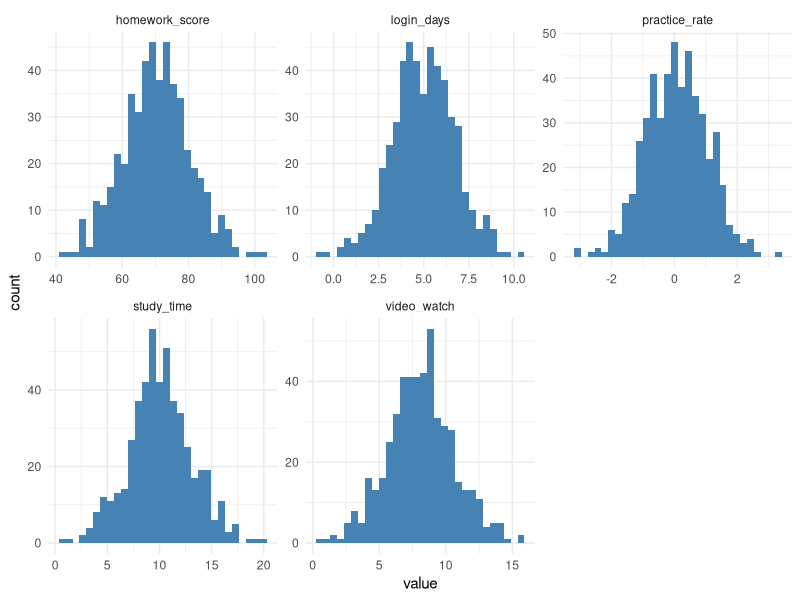
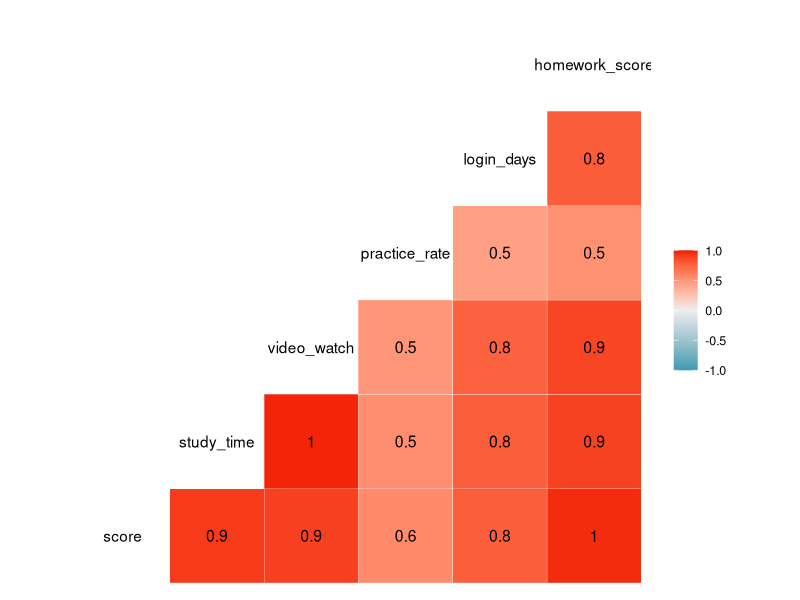
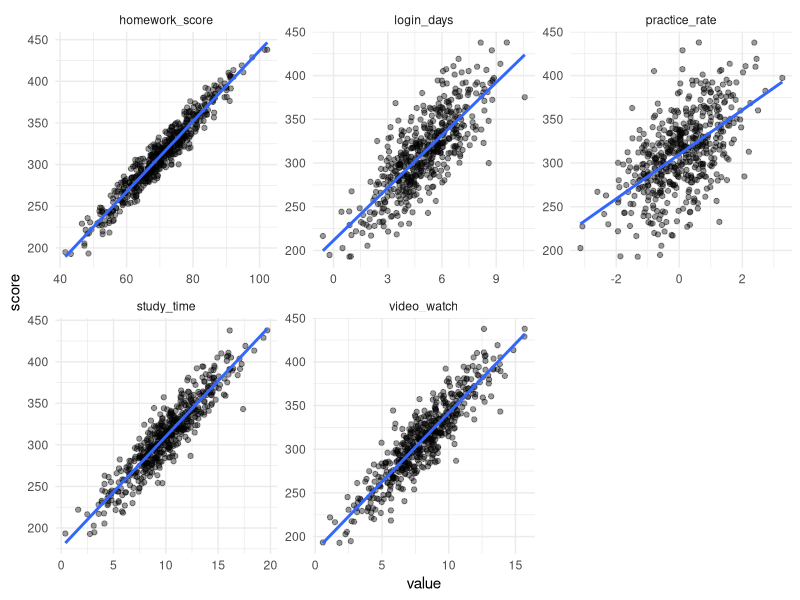
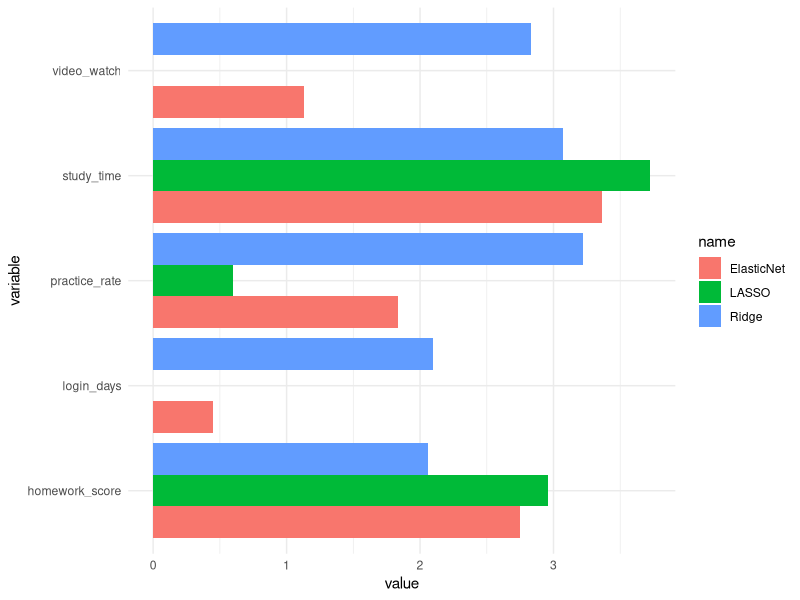
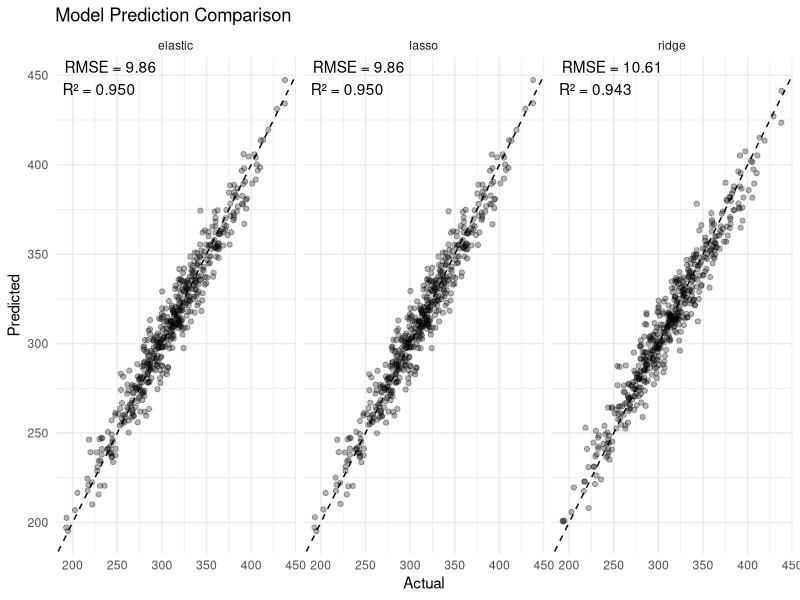
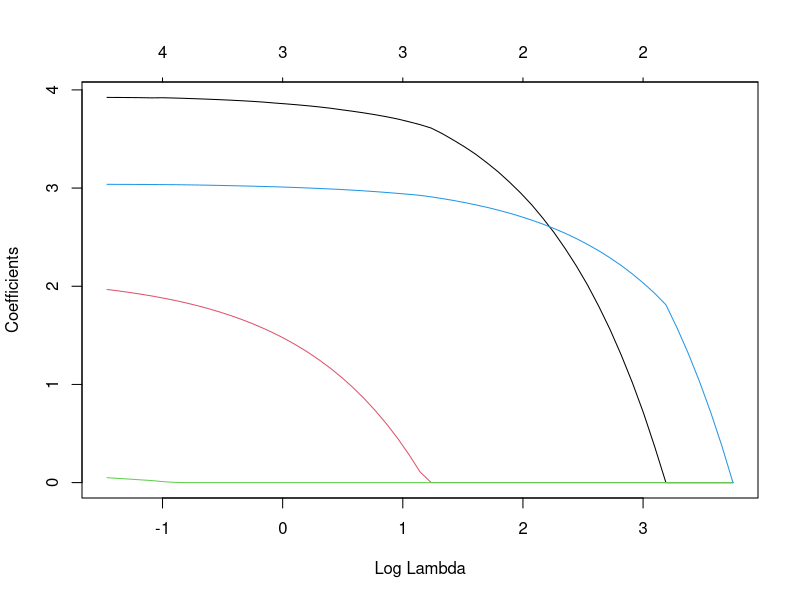
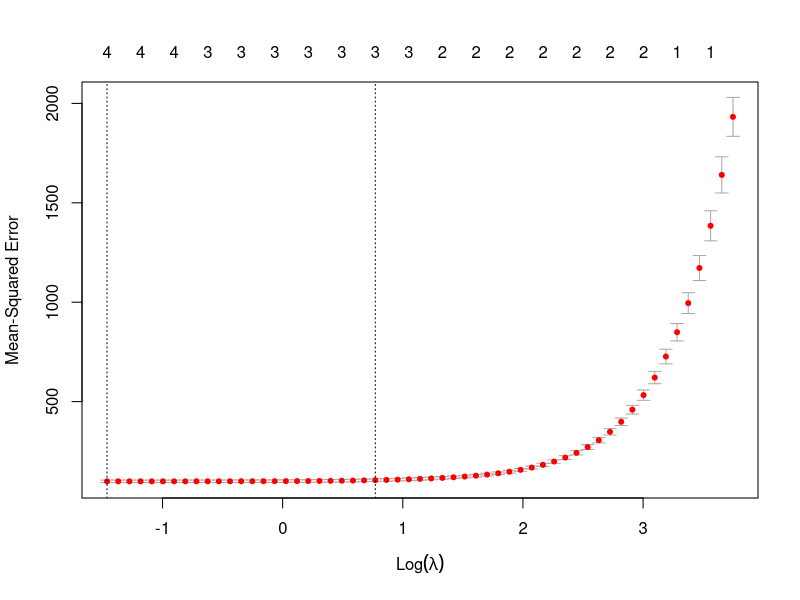

Here is the R script that generated these plots, in order:
## ---- chunk 1
knitr::opts_chunk$set(
  echo = TRUE,
  warning = FALSE,
  message = FALSE
  )
## ---- chunk 2
library(tidyverse)

set.seed(123)
n <- 500

# 潜在学习能力（不可观测）
ability <- rnorm(n)

# 构造相关特征
study_time <- 10 + 3*ability + rnorm(n)
video_watch <- study_time*0.8 + rnorm(n, 0, 0.5)
practice_rate <- 0.6*ability + rnorm(n, 0, 0.8)
login_days <- 5 + 1.5*ability + rnorm(n)
homework_score <- 70 + 10*ability + rnorm(n, 0, 3)

# 真实成绩（只有部分变量真正影响）
score <- 60 +
  4*study_time +
  2*practice_rate +
  3*homework_score +
  rnorm(n, 0, 10)

df <- data.frame(
  score,
  study_time,
  video_watch,
  practice_rate,
  login_days,
  homework_score
)
## ---- chunk 3
# 变量分布
df |>
  pivot_longer(-score) |>
  ggplot(aes(value)) +
  geom_histogram(bins = 30, fill = "steelblue") +
  facet_wrap(~name, scales = "free") +
  theme_minimal()

# 变量相关性
GGally::ggcorr(df, label = TRUE) 

# 特征与成绩相关性
df |>
  pivot_longer(-score) |>
  ggplot(aes(value, score)) +
  geom_point(alpha = 0.4) +
  geom_smooth(method = "lm", se = FALSE) +
  facet_wrap(~name, scales = "free") +
  theme_minimal()
## ---- chunk 4
lm(score ~ ., data = df)
## ---- chunk 5
library(glmnet)

x <- model.matrix(score ~ . -1, df)
y <- df$score

# 训练三种模型
cv_ridge <- cv.glmnet(x, y, alpha = 0)
cv_lasso <- cv.glmnet(x, y, alpha = 1)
cv_en <- cv.glmnet(x, y, alpha = 0.5)

# 系数对比
coef_df <- tibble(
  variable = rownames(coef(cv_ridge)),
  Ridge = as.numeric(coef(cv_ridge)),
  LASSO = as.numeric(coef(cv_lasso)),
  ElasticNet = as.numeric(coef(cv_en))
) |>
  pivot_longer(-variable)

coef_df |> 
  filter(variable != "(Intercept)") |>
  ggplot(aes(variable, value, fill = name)) +
  geom_col(position="dodge") +
  coord_flip() +
  theme_minimal()
## ---- chunk 6
# 预测表现对比
pred <- tibble(
  actual = y,
  ridge = as.numeric(predict(cv_ridge, x, s="lambda.min")),
  lasso = as.numeric(predict(cv_lasso, x, s="lambda.min")),
  elastic = as.numeric(predict(cv_en, x, s="lambda.min"))
) |>
  pivot_longer(-actual, names_to = "model", values_to = "pred")

# 计算模型指标（RMSE + R2）
metric_df <- pred |>
  group_by(model) |>
  summarise(
    rmse = sqrt(mean((actual - pred)^2)),
    r2 = cor(actual, pred)^2,
    .groups = "drop"
  ) |>
  mutate(label = sprintf("RMSE = %.2f\nR² = %.3f", rmse, r2))

# 绘图
pred |>
  ggplot(aes(actual, pred)) +
  geom_point(alpha = 0.3) +
  geom_abline(linetype = 2) +
  facet_wrap(~model) +
  geom_text(
    data = metric_df,
    aes(x = -Inf, y = Inf, label = label),
    hjust = -0.1,
    vjust = 1.1,
    inherit.aes = FALSE
  ) +
  labs(
    x = "Actual",
    y = "Predicted",
    title = "Model Prediction Comparison"
  ) +
  theme_minimal()

## ---- chunk 7
# λ 路径
# 图含义：横轴-log(λ) 、纵轴-系数大小 、每条线-各变量
# λ增大 → 系数逐渐收缩 → 部分变0
plot(cv_lasso$glmnet.fit, xvar = "lambda")

# 交叉验证选择最优λ
# 原理：
# 1.将数据分成 k 份
# 2.轮流训练验证
# 3.选择预测误差最小的 λ

cv_lasso <- cv.glmnet(x, y, alpha = 1)
plot(cv_lasso)
